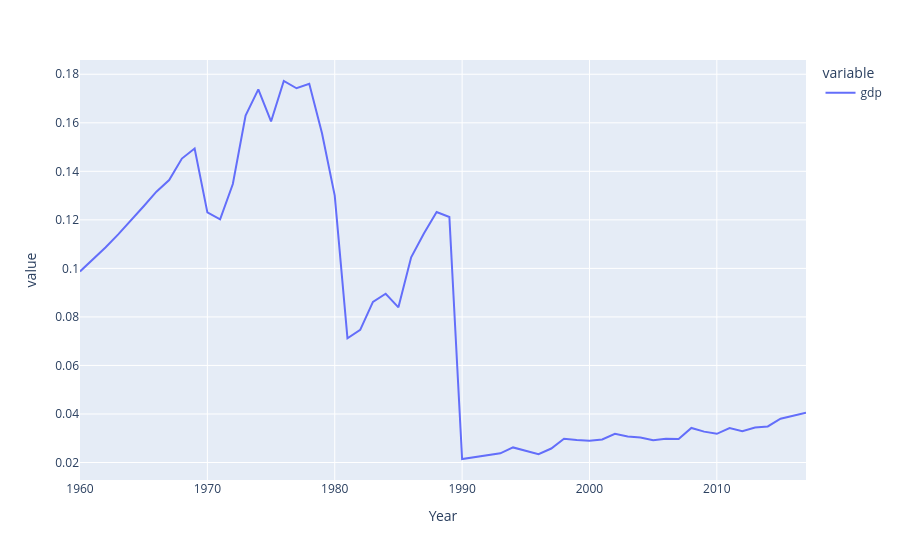

The notebook cell saved with this chart:
### Code cell
px.line(df.groupby("Year")[["gdp"]].agg(min))

### Figure 1 — Plotly figure (JSON) as saved in the notebook; plotly's stock layout.template omitted (floating-point values rounded to 4 significant figures)
{"data": [{"hovertemplate": "variable=gdp<br>Year=%{x}<br>value=%{y}<extra></extra>", "legendgroup": "gdp", "line": {"color": "#636efa", "dash": "solid"}, "marker": {"symbol": "circle"}, "mode": "lines", "name": "gdp", "orientation": "v", "showlegend": true, "type": "scatter", "x": [1960, 1961, 1962, 1963, 1964, 1965, 1966, 1967, 1968, 1969, 1970, 1971, 1972, 1973, 1974, 1975, 1976, 1977, 1978, 1979, 1980, 1981, 1982, 1983, 1984, 1985, 1986, 1987, 1988, 1989, 1990, 1991, 1992, 1993, 1994, 1995, 1996, 1997, 1998, 1999, 2000, 2001, 2002, 2003, 2004, 2005, 2006, 2007, 2008, 2009, 2010, 2011, 2012, 2013, 2014, 2015, 2016, 2017], "xaxis": "x", "y": [0.09874, 0.1036, 0.1086, 0.114, 0.1197, 0.1256, 0.1316, 0.1364, 0.1453, 0.1494, 0.1231, 0.1202, 0.1348, 0.1629, 0.1738, 0.1606, 0.1772, 0.1742, 0.1761, 0.1557, 0.13, 0.0712, 0.07464, 0.08621, 0.08955, 0.08394, 0.1045, 0.1143, 0.1232, 0.1212, 0.02144, 0.02222, 0.02284, 0.02377, 0.02622, 0.02491, 0.02342, 0.02576, 0.02976, 0.02929, 0.02901, 0.02948, 0.03181, 0.03075, 0.03033, 0.02919, 0.02981, 0.02969, 0.03423, 0.03272, 0.03182, 0.03422, 0.0329, 0.03441, 0.03487, 0.03806, 0.03922, 0.04049], "yaxis": "y"}], "layout": {"legend": {"title": {"text": "variable"}, "tracegroupgap": 0}, "margin": {"t": 60}, "xaxis": {"anchor": "y", "domain": [0, 1], "title": {"text": "Year"}}, "yaxis": {"anchor": "x", "domain": [0, 1], "title": {"text": "value"}}}}
